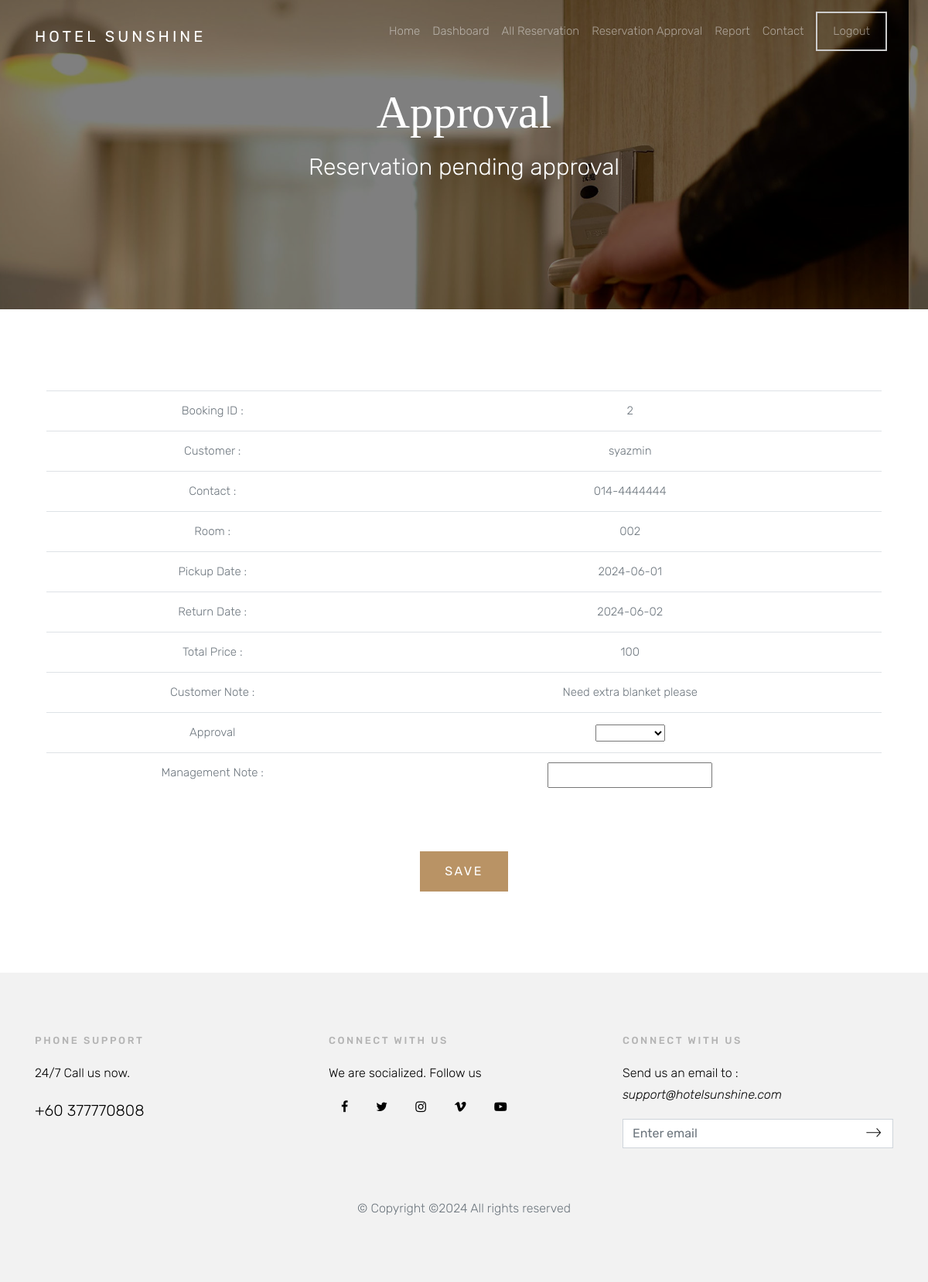
The page /manageapproval.php?id=2 (signed in) on the database its author committed.
### tables this page shows
CREATE TABLE `o_book` (
  `x_bookid` int(10) NOT NULL,
  `x_room` varchar(10) NOT NULL,
  `x_user` varchar(30) NOT NULL,
  `x_datein` date NOT NULL,
  `x_dateout` date NOT NULL,
  `x_guestnum` int(2) NOT NULL,
  `x_totalfee` float NOT NULL,
  `x_status` int(5) NOT NULL,
  `x_cancelreason` varchar(500) NOT NULL,
  `x_approvalreason` varchar(500) NOT NULL,
  `payment_status` varchar(1) DEFAULT NULL,
  `x_emailaddr` varchar(50) NOT NULL,
  `x_telnum` varchar(15) NOT NULL,
  `x_comment` varchar(2000) NOT NULL,
  `x_createddate` datetime DEFAULT NULL
);

### manageapproval.php (the view, shortened to what this page needs)
<!doctype html>
<html lang="en">
  <head>
    <link rel="stylesheet" href="css/bootstrap.css">
    <link rel="stylesheet" href="css/animate.css">
    <link rel="stylesheet" href="css/owl.carousel.min.css">
    <link rel="stylesheet" href="fonts/ionicons/css/ionicons.min.css">
    <link rel="stylesheet" href="fonts/fontawesome/css/font-awesome.min.css">
    <link rel="stylesheet" href="css/magnific-popup.css">
    <link rel="stylesheet" href="css/style.css">
  </head>
  <body>
    <header role="banner">
      <nav class="navbar navbar-expand-md navbar-dark bg-light">
        <div class="container">
          <a class="navbar-brand" href="home.php">Hotel Sunshine</a>
          <div class="collapse navbar-collapse navbar-light" id="navbarsExample05">
            <ul class="navbar-nav ml-auto pl-lg-5 pl-0">
              <li class="nav-item">
                <a class="nav-link" href="home.php">Home</a>
              </li>
             <li class="nav-item">
                <a class="nav-link" href="dashboard.php">Dashboard</a>
              </li>
             <li class="nav-item">
                <a class="nav-link" href="manageall.php">All Reservation</a>
              </li>
              <li class="nav-item">
                <a class="nav-link" href="manage.php">Reservation Approval</a>
              </li>
               <li class="nav-item">
                <a class="nav-link" href="report.php">Report</a>
              </li>
              <li class="nav-item">
                <a class="nav-link" href="mailto:support@hotelsunshine.com">Contact</a>
              </li>
               <li class="nav-item cta">
                <a class="nav-link" href="logout.php"><span>Logout</span></a>
              </li>
            </ul>
          </div>
        </div>
      </nav>
    </header>
    <section class="site-hero site-hero-innerpage overlay" data-stellar-background-ratio="0.5" style="background-image: url(images/big_image_1.jpg);">
      <div class="container">
        <div class="row align-items-center site-hero-inner justify-content-center">
          <div class="col-md-12 text-center">
            <div class="mb-5 element-animate">
              <h1>Approval</h1>
              <p>Reservation pending approval</p>
            </div>
          </div>
        </div>
      </div>
    </section>
    <section class="site-section">
      <div class="container">
        <div class="row">
            <div class="col-md-12 text-center">
				<?php
				if(isset($_GET['id']))
				{
				    $bid = $_GET['id'];
				}
				include ('dbconnect.php');
				$sql = "SELECT * FROM o_book
						LEFT JOIN o_user ON o_book.x_user = o_user.x_userid
						LEFT JOIN o_room ON o_book.x_room = o_room.x_roomid
						LEFT JOIN o_status ON o_book.x_status = o_status.x_id
						WHERE x_bookid='$bid'";
				$result = mysqli_query($con,$sql);
				$row = mysqli_fetch_array($result);
				$sqllist = "SELECT * FROM o_status";
				$resultlist = mysqli_query($con,$sqllist);
				echo "<div class='container'>";
				echo "<form method = 'POST' action='manageapprovalprocess.php'>";
				echo "<table class='table table-hover'>";
				echo "<tr>";
				echo "<td>Booking ID :</td>";
				echo "<td>".$row['x_bookid']."<input type='hidden' name='fbid' value='".$row['x_bookid']."'></td>";
				echo "</tr>";
				echo "<tr>";
				echo "<td>Customer :</td>";
				echo "<td>".$row['x_user']."</td>";
				echo "</tr>";
				echo "<tr>";
				echo "<td>Contact :</td>";
				echo "<td>".$row['x_telnum']."</td>";
				echo "</tr>";
				echo "<tr>";
				echo "<td>Room :</td>";
				echo "<td>".$row['x_room']."</td>";
				echo "</tr>";
				echo "<tr>";
				echo "<td>Pickup Date :</td>";
				echo "<td>".$row['x_datein']."</td>";
				echo "</tr>";
				echo "<tr>";
				echo "<td>Return Date :</td>";
				echo "<td>".$row['x_dateout']."</td>";
				echo "</tr>";
				echo "<tr>";
				echo "<td>Total Price :</td>";
				echo "<td>".$row['x_totalfee']."</td>";
				echo "</tr>";
        echo "<tr>";
				echo "<td>Customer Note :</td>";
				echo "<td>".$row['x_comment']."</td>";
				echo "</tr>";
				echo "<tr>";
				echo "<td>Approval </td>";
				echo "<td><select name='stat'>";
				while ($rowlist = mysqli_fetch_array($resultlist))
				{
					if ($rowlist['x_id'] == '0')
					{
						echo"<option value='".$rowlist['x_id']."'></option>";
					}
          else if ($rowlist['x_id'] == '3')
					{
					}
					else
					{
				    	echo"<option value='".$rowlist['x_id']."'>".$rowlist['x_name']."</option>";
				    }
				}
				echo "</select></td>";
				echo "</tr>";
        echo "<tr>";
        echo "<td>Management Note :</td>";
        echo "<td><input type='text' name='management_note' value='".$row['x_approvalreason']."'></td>";
        echo "</tr>";
        echo "</table><br><br>";
              echo "<button type='submit' onClick='return savConfirmation(event);' class='btn btn-primary'>Save</button>";
              echo "</form>";
              echo "</div>";
            ?>
        </div>
      </div>
    </section>
<?php include 'footer.php'; ?>

### css/style.css (style rules this page uses)
body { background: #fff; font-family: "Rubik", arial, sans-serif; font-weight: 300; font-size: 15px; line-height: 1.8; color: #6c757d; }
a { -webkit-transition: .3s all ease; -o-transition: .3s all ease; transition: .3s all ease; text-decoration: none; }
h1, h2, h3, h4, h5 { color: #000; font-family: "Playfair Display", times, serif; }
header { position: absolute; top: 0; left: 0; width: 100%; z-index: 5; }
header .navbar-brand { text-transform: uppercase; letter-spacing: .2em; font-weight: 400; color: #fff !important; }
header .navbar { padding-top: 0; padding-bottom: 0; background: transparent !important; }
header .navbar .nav-link { padding: 1.7rem 1rem; outline: none !important; }
header .navbar .cta { float: right; }
header .navbar .cta > a { margin-top: -12px; position: relative; }
header .navbar .cta > a span { display: inline-block; padding: 10px 20px; border: 2px solid #ccc; }
.site-hero { background-size: cover; background-position: center center; min-height: 750px; height: 100vh; }
.site-hero > .container { position: relative; z-index: 2; }
.site-hero.overlay { position: relative; }
.site-hero.overlay:before { content: ""; background: rgba(0, 0, 0, 0.5); width: 100%; z-index: 1; position: absolute; top: 0; left: 0; right: 0; bottom: 0; }
.site-hero.overlay h1, .site-hero.overlay p { color: #fff; }
.site-hero.overlay h1 { font-size: 60px; }
.site-hero.overlay p { font-size: 30px; }
.site-hero .site-hero-inner { min-height: 750px; height: 100vh; }
.site-hero-innerpage, .site-hero-innerpage .site-hero-inner { min-height: 200px; height: 50vh; }
.site-section { padding: 7em 0; }
.btn, .form-control { outline: none; -webkit-box-shadow: none !important; box-shadow: none !important; border-radius: 0; }
.btn { -webkit-transition: .3s all ease; -o-transition: .3s all ease; transition: .3s all ease; padding: 12px 30px; text-transform: uppercase; letter-spacing: .15em; }
.btn.btn-primary { color: #fff; border-width: 2px; }
.element-animate { opacity: 0; visibility: hidden; }

### rows shown on the page
o_book: x_bookid "2", x_user "syazmin", x_telnum "014-4444444", x_room "002", x_datein "2024-06-01", x_dateout "2024-06-02", x_totalfee "100", x_comment "Need extra blanket please"
